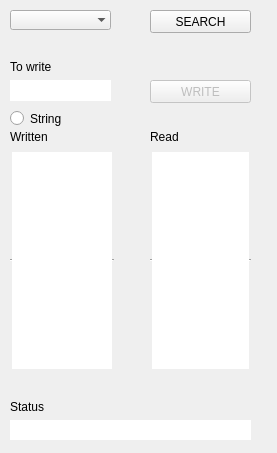
<?xml version="1.0" encoding="UTF-8"?>
<ui version="4.0">
 <class>MainWindow</class>
 <widget class="QMainWindow" name="MainWindow">
  <property name="geometry">
   <rect>
    <x>0</x>
    <y>0</y>
    <width>277</width>
    <height>453</height>
   </rect>
  </property>
  <property name="palette">
   <palette>
    <active>
     <colorrole role="Highlight">
      <brush brushstyle="SolidPattern">
       <color alpha="255">
        <red>170</red>
        <green>255</green>
        <blue>127</blue>
       </color>
      </brush>
     </colorrole>
    </active>
    <inactive>
     <colorrole role="Highlight">
      <brush brushstyle="SolidPattern">
       <color alpha="255">
        <red>240</red>
        <green>240</green>
        <blue>240</blue>
       </color>
      </brush>
     </colorrole>
    </inactive>
    <disabled>
     <colorrole role="Highlight">
      <brush brushstyle="SolidPattern">
       <color alpha="255">
        <red>156</red>
        <green>231</green>
        <blue>115</blue>
       </color>
      </brush>
     </colorrole>
    </disabled>
   </palette>
  </property>
  <property name="windowTitle">
   <string>MainWindow</string>
  </property>
  <property name="autoFillBackground">
   <bool>true</bool>
  </property>
  <widget class="QWidget" name="centralwidget">
   <widget class="QComboBox" name="comboBoxCOMPORT">
    <property name="geometry">
     <rect>
      <x>10</x>
      <y>10</y>
      <width>101</width>
      <height>20</height>
     </rect>
    </property>
    <property name="frame">
     <bool>false</bool>
    </property>
   </widget>
   <widget class="QPushButton" name="ComBt">
    <property name="geometry">
     <rect>
      <x>150</x>
      <y>10</y>
      <width>101</width>
      <height>23</height>
     </rect>
    </property>
    <property name="text">
     <string>SEARCH</string>
    </property>
    <property name="flat">
     <bool>false</bool>
    </property>
   </widget>
   <widget class="QPushButton" name="WriteBt">
    <property name="enabled">
     <bool>false</bool>
    </property>
    <property name="geometry">
     <rect>
      <x>150</x>
      <y>80</y>
      <width>101</width>
      <height>23</height>
     </rect>
    </property>
    <property name="text">
     <string>WRITE</string>
    </property>
    <property name="autoDefault">
     <bool>false</bool>
    </property>
   </widget>
   <widget class="QPlainTextEdit" name="plainTextEditWrite">
    <property name="geometry">
     <rect>
      <x>10</x>
      <y>150</y>
      <width>104</width>
      <height>221</height>
     </rect>
    </property>
    <property name="autoFillBackground">
     <bool>false</bool>
    </property>
    <property name="frameShape">
     <enum>QFrame::HLine</enum>
    </property>
    <property name="readOnly">
     <bool>true</bool>
    </property>
   </widget>
   <widget class="QPlainTextEdit" name="plainTextEditRead">
    <property name="geometry">
     <rect>
      <x>150</x>
      <y>150</y>
      <width>101</width>
      <height>221</height>
     </rect>
    </property>
    <property name="frameShape">
     <enum>QFrame::HLine</enum>
    </property>
    <property name="readOnly">
     <bool>true</bool>
    </property>
   </widget>
   <widget class="QLineEdit" name="lineEditStatus">
    <property name="geometry">
     <rect>
      <x>10</x>
      <y>420</y>
      <width>241</width>
      <height>20</height>
     </rect>
    </property>
    <property name="frame">
     <bool>false</bool>
    </property>
    <property name="readOnly">
     <bool>true</bool>
    </property>
   </widget>
   <widget class="QLabel" name="label">
    <property name="geometry">
     <rect>
      <x>10</x>
      <y>60</y>
      <width>47</width>
      <height>13</height>
     </rect>
    </property>
    <property name="text">
     <string>To write</string>
    </property>
   </widget>
   <widget class="QLabel" name="label_2">
    <property name="geometry">
     <rect>
      <x>150</x>
      <y>130</y>
      <width>47</width>
      <height>13</height>
     </rect>
    </property>
    <property name="text">
     <string>Read</string>
    </property>
   </widget>
   <widget class="QLabel" name="label_3">
    <property name="geometry">
     <rect>
      <x>10</x>
      <y>400</y>
      <width>47</width>
      <height>13</height>
     </rect>
    </property>
    <property name="text">
     <string>Status</string>
    </property>
   </widget>
   <widget class="QLineEdit" name="lineEditWrite">
    <property name="geometry">
     <rect>
      <x>10</x>
      <y>80</y>
      <width>101</width>
      <height>21</height>
     </rect>
    </property>
    <property name="frame">
     <bool>false</bool>
    </property>
   </widget>
   <widget class="QLabel" name="label_4">
    <property name="geometry">
     <rect>
      <x>10</x>
      <y>130</y>
      <width>47</width>
      <height>13</height>
     </rect>
    </property>
    <property name="text">
     <string>Written</string>
    </property>
   </widget>
   <widget class="QRadioButton" name="radioButtonFormat">
    <property name="geometry">
     <rect>
      <x>10</x>
      <y>110</y>
      <width>82</width>
      <height>17</height>
     </rect>
    </property>
    <property name="text">
     <string>String</string>
    </property>
   </widget>
  </widget>
 </widget>
 <resources/>
 <connections/>
</ui>
